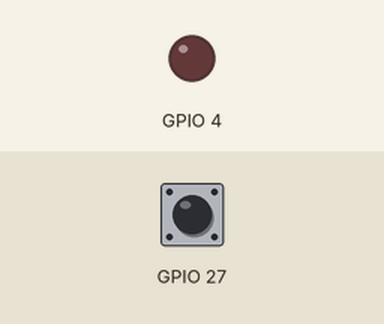
This sketch was run on a simulated ESP32. Shown: output pins drawn as LEDs (lit = HIGH). Inputs (shaded band) come from the test bench; at power-on: GPIO 27 HIGH.

Above: at 1.2 s.
1.3 s: GPIO 27 driven LOW
At 1.8 s:
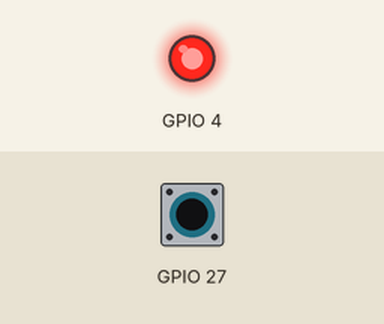
2.8 s: GPIO 27 driven HIGH
At 4.1 s:
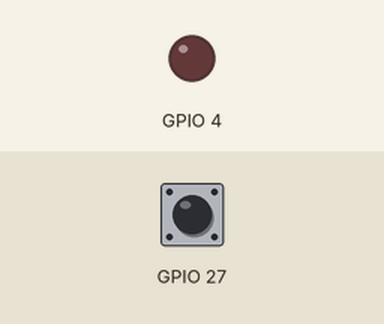
Timing chart, 0 to 5.8 s (numbered marks = the images above; inputs shaded):
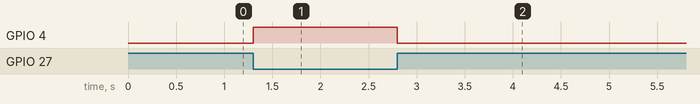

The sketch:

sketch.ino
```cpp
void setup()
{
  pinMode(27, INPUT);
  pinMode(4, OUTPUT);
}
void loop()
{
  int a=digitalRead(27);
  if (a==LOW)
  {
    digitalWrite(4,HIGH);
  }
  else{
    digitalWrite(4, LOW);
  }
}
```

Measured:
- after the input at 1.3 s, GPIO 4: LOW → HIGH at once
- after the input at 2.8 s, GPIO 4: HIGH → LOW at once
